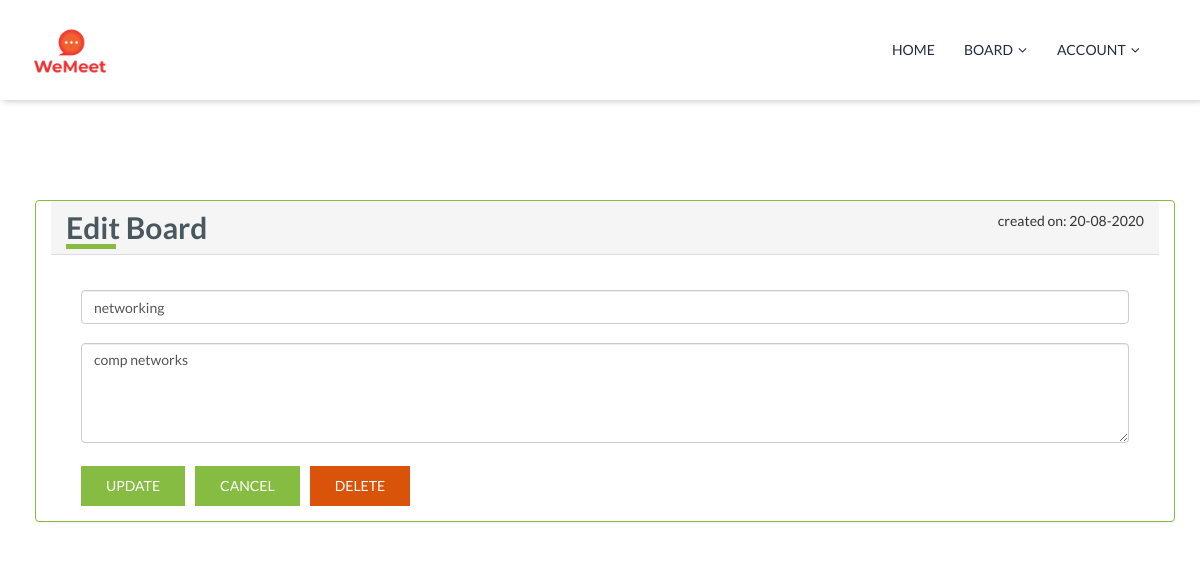
/board/edit_board/14 (signed in), run on the app's committed database.
### board/models.py (models this page shows, shortened)
class Board(models.Model):
	boardId = models.AutoField(primary_key=True)
	boardTitle = models.CharField(max_length=50)
	boardDescription = models.CharField(max_length=1000)
	createdBy = models.ForeignKey(User,
		on_delete=models.CASCADE)
	createdOn = models.DateTimeField()
	boardType = models.ForeignKey(BoardType,
		on_delete=models.CASCADE)
	isDeleted = models.BooleanField(default=0)
	token = models.CharField(max_length=6, default='')

### board/views.py (the view, shortened to what this page needs)
# urls.py: path('edit_board/<int:boardId>', views.EditBoard.as_view(), name='edit_board'),
@method_decorator(login_required, name='dispatch')
class EditBoard(View):
	def get(self ,request, boardId):
		board = BoardModel.objects.filter(boardId = boardId).first()
		curr_user = request.user
		if not board:
			return render(request, "404.html")
		members = BoardMembers.objects.filter(boardId = board)
		notMember = 1
		for mem in members:
			if mem.user.first() == request.user:
				notMember = 0
				currMember = mem
		if (board.createdBy != curr_user) and notMember:
			return render(request, "404.html")
		editRight = AccessRights.objects.get(accessRightCode='UPDATE_BOARD')
		canEdit = BoardMembersAccessRights.objects.filter(
			Q(boardMember=currMember.id), Q(accessRight=editRight.id))
		if not canEdit:
			return render(request, "404.html")
		return render(request, 'board/editBoard.html',
			{'board':board, 'user': curr_user})

### board/templatetags/accessTags.py (called while the page is built)
@register.filter(name='getUsersAccessRights')
def getUsersAccessRights(board, user):
	usersRights = {}
	boardMember = BoardMembers.objects.filter(Q(boardId=board.boardId), Q(user=user.id)).first()
	currentRights = BoardMembersAccessRights.objects.filter(boardMember=boardMember.id)
	allRights = AccessRights.objects.all()
	for right in allRights:
		usersRights[right.accessRightCode] = 0
	for right in currentRights:
		usersRights[right.accessRight.first().accessRightCode] = 1
	return usersRights

### globaltables/context_processors.py (called while the page is built)
def sections_processor(request):
    boardTypes = BoardType.objects.all()
    return {'boardTypes':boardTypes}

### templates/board/editBoard.html (shortened to what this page needs)
{% extends 'base.html' %}
{% load static %}
{% block content %}
{% load accessTags %}
{% with board|getUsersAccessRights:user as hasRight %}
<div class="section section-padding courses">
    <div class="container">
        <div class="courses-wrapper">
            <div class="tab-content courses-content">
                <div id="#" role="tabpanel" class="tab-pane fade in active">
                    <div class="style-show style-grid row">
                        <div class="col-sm-12">
                            <div class="news-comment">
                                <div class="panel panel-default col-md-12" style="border: solid 1px #86bc42; margin-left: 5px;">
                                    <div class="panel-heading text-left">
                                        <span class="h3 course-syllabus-title underline">Edit Board</span>
                                        <span class="pull-right">
                                            created on:  {{ board.createdOn|date:'d-m-Y' }}
                                        </span>
                                    </div>
                                    <div class="panel-body text-justify">
                                        <br>
                                        <div style="font-size: 1.3rem">
                                            <div class="col-md-12">
                                                <form action="{% url 'edit_board' boardId=board.boardId %}" method="POST" enctype="multipart/form-data">
                                                    <input type="text" name="boardTitle" id="id_boardTitle" value="{{ board.boardTitle}}" placeholder="Enter The Board Title" class="form-control form-input" required>
                                                    <br>
                                                    <textarea name="boardDescription" id="boardForm" value="" cols="3" class="form-control" style="resize: vertical; height: 100px;" placeholder="Enter description" cols="5" required>{{ board.boardDescription}}</textarea>
                                                    <br>
                                                    <button type="submit" class="btn btn-login btn-green"><span>Update</span></button>
                                                    <button type="button" onclick=location.href="{% url 'board_details' boardId=board.boardId  %}" class="btn btn-login btn-green">
                                                        <span>Cancel</span>
                                                    </button>
                                                    {% if hasRight.DELETE_BOARD %}
                                                    <button type="button" class="btn btn-danger" onclick=location.href="{% url 'delete_board' boardId=board.boardId  %}" ob>Delete
                                                    </button>
                                                    {% endif %}
                                                </form>
                                            </div>
                                        </div>
                                        <br>
                                    </div>
                                </div>
                            </div>
                        </div>
                    </div>
                </div>
            </div>
        </div>
    </div>
</div>
{% endwith %}
{% endblock content %}

### templates/board/editBoard.html (style rules this page uses)
button { margin-top: 5px; }
button.btn-danger { background-color: #d9530a; }

### data on the page
Board: createdOn "20-08-2020", boardTitle "networking", boardDescription "comp networks"
